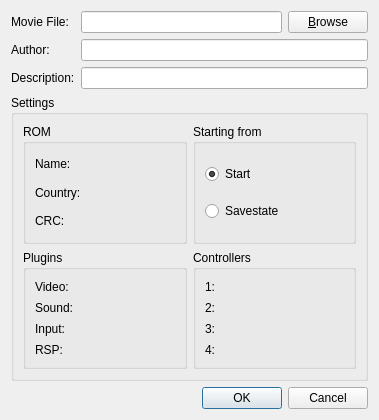
<ui version="4.0" >
 <class>RecordingDialog</class>
 <widget class="QDialog" name="RecordingDialog" >
  <property name="geometry" >
   <rect>
    <x>0</x>
    <y>0</y>
    <width>379</width>
    <height>420</height>
   </rect>
  </property>
  <property name="windowTitle" >
   <string>Dialog</string>
  </property>
  <layout class="QGridLayout" name="gridLayout_2" >
   <item row="0" column="0" >
    <layout class="QGridLayout" name="gridLayout" >
     <item row="0" column="1" >
      <widget class="QLineEdit" name="lineMovieFile" />
     </item>
     <item row="1" column="1" colspan="2" >
      <widget class="QLineEdit" name="lineAuthor" />
     </item>
     <item row="2" column="1" colspan="2" >
      <widget class="QLineEdit" name="lineDescription" />
     </item>
     <item row="3" column="0" colspan="3" >
      <widget class="QGroupBox" name="groupSettings" >
       <property name="title" >
        <string>Settings</string>
       </property>
       <layout class="QGridLayout" name="gridLayout_3" >
        <item row="0" column="0" >
         <widget class="QGroupBox" name="groupRom" >
          <property name="title" >
           <string>ROM</string>
          </property>
          <layout class="QGridLayout" name="gridLayout_4" >
           <item row="1" column="1" >
            <widget class="QLabel" name="labelCountry" >
             <property name="text" >
              <string>&lt;Country></string>
             </property>
            </widget>
           </item>
           <item row="0" column="0" >
            <widget class="QLabel" name="label_3" >
             <property name="text" >
              <string>Name:</string>
             </property>
            </widget>
           </item>
           <item row="0" column="1" >
            <widget class="QLabel" name="labelName" >
             <property name="text" >
              <string>&lt;Name></string>
             </property>
            </widget>
           </item>
           <item row="1" column="0" >
            <widget class="QLabel" name="label" >
             <property name="text" >
              <string>Country:</string>
             </property>
            </widget>
           </item>
           <item row="2" column="0" >
            <widget class="QLabel" name="label_2" >
             <property name="text" >
              <string>CRC:</string>
             </property>
            </widget>
           </item>
           <item row="2" column="1" >
            <widget class="QLabel" name="labelCRC" >
             <property name="text" >
              <string>&lt;CRC1 - CRC2></string>
             </property>
            </widget>
           </item>
          </layout>
         </widget>
        </item>
        <item row="0" column="1" >
         <widget class="QGroupBox" name="groupStartinFrom" >
          <property name="title" >
           <string>Starting from</string>
          </property>
          <layout class="QVBoxLayout" name="verticalLayout" >
           <item>
            <widget class="QRadioButton" name="radioFromStart" >
             <property name="text" >
              <string>Start</string>
             </property>
             <property name="checked" >
              <bool>true</bool>
             </property>
            </widget>
           </item>
           <item>
            <widget class="QRadioButton" name="radioFromSavestate" >
             <property name="text" >
              <string>Savestate</string>
             </property>
            </widget>
           </item>
          </layout>
         </widget>
        </item>
        <item row="1" column="0" >
         <widget class="QGroupBox" name="groupPlugins" >
          <property name="title" >
           <string>Plugins</string>
          </property>
          <layout class="QGridLayout" name="gridLayout_5" >
           <item row="2" column="0" >
            <widget class="QLabel" name="label_4" >
             <property name="text" >
              <string>Video:</string>
             </property>
            </widget>
           </item>
           <item row="2" column="1" >
            <widget class="QLabel" name="labelVideo" >
             <property name="text" >
              <string>&lt;Video></string>
             </property>
            </widget>
           </item>
           <item row="3" column="0" >
            <widget class="QLabel" name="label_5" >
             <property name="text" >
              <string>Sound:</string>
             </property>
            </widget>
           </item>
           <item row="3" column="1" >
            <widget class="QLabel" name="labelSound" >
             <property name="text" >
              <string>&lt;Sound></string>
             </property>
            </widget>
           </item>
           <item row="4" column="0" >
            <widget class="QLabel" name="label_8" >
             <property name="text" >
              <string>Input:</string>
             </property>
            </widget>
           </item>
           <item row="4" column="1" >
            <widget class="QLabel" name="labelInput" >
             <property name="text" >
              <string>&lt;Input></string>
             </property>
            </widget>
           </item>
           <item row="5" column="0" >
            <widget class="QLabel" name="label_10" >
             <property name="text" >
              <string>RSP:</string>
             </property>
            </widget>
           </item>
           <item row="5" column="1" >
            <widget class="QLabel" name="labelRsp" >
             <property name="text" >
              <string>&lt;RSP></string>
             </property>
            </widget>
           </item>
          </layout>
         </widget>
        </item>
        <item row="1" column="1" >
         <widget class="QGroupBox" name="groupControllers" >
          <property name="title" >
           <string>Controllers</string>
          </property>
          <layout class="QGridLayout" name="gridLayout_6" >
           <item row="0" column="0" >
            <widget class="QLabel" name="label_6" >
             <property name="text" >
              <string>1:</string>
             </property>
            </widget>
           </item>
           <item row="0" column="1" >
            <widget class="QLabel" name="labelController1" >
             <property name="text" >
              <string>&lt;Status></string>
             </property>
            </widget>
           </item>
           <item row="1" column="0" >
            <widget class="QLabel" name="label_9" >
             <property name="text" >
              <string>2:</string>
             </property>
            </widget>
           </item>
           <item row="1" column="1" >
            <widget class="QLabel" name="labelController2" >
             <property name="text" >
              <string>&lt;Status></string>
             </property>
            </widget>
           </item>
           <item row="2" column="0" >
            <widget class="QLabel" name="label_12" >
             <property name="text" >
              <string>3:</string>
             </property>
            </widget>
           </item>
           <item row="2" column="1" >
            <widget class="QLabel" name="labelController3" >
             <property name="text" >
              <string>&lt;Status></string>
             </property>
            </widget>
           </item>
           <item row="3" column="0" >
            <widget class="QLabel" name="label_14" >
             <property name="text" >
              <string>4:</string>
             </property>
            </widget>
           </item>
           <item row="3" column="1" >
            <widget class="QLabel" name="labelController4" >
             <property name="text" >
              <string>&lt;Status></string>
             </property>
            </widget>
           </item>
          </layout>
         </widget>
        </item>
       </layout>
      </widget>
     </item>
     <item row="0" column="0" >
      <widget class="QLabel" name="labelMovieFile" >
       <property name="text" >
        <string>Movie File:</string>
       </property>
      </widget>
     </item>
     <item row="1" column="0" >
      <widget class="QLabel" name="labelAuthor" >
       <property name="text" >
        <string>Author:</string>
       </property>
      </widget>
     </item>
     <item row="2" column="0" >
      <widget class="QLabel" name="labelDescription" >
       <property name="text" >
        <string>Description:</string>
       </property>
      </widget>
     </item>
     <item row="0" column="2" >
      <widget class="QPushButton" name="pushBrowse" >
       <property name="text" >
        <string>&amp;Browse</string>
       </property>
      </widget>
     </item>
    </layout>
   </item>
   <item row="1" column="0" >
    <widget class="QDialogButtonBox" name="buttonBox" >
     <property name="orientation" >
      <enum>Qt::Horizontal</enum>
     </property>
     <property name="standardButtons" >
      <set>QDialogButtonBox::Cancel|QDialogButtonBox::Ok</set>
     </property>
    </widget>
   </item>
  </layout>
 </widget>
 <resources/>
 <connections>
  <connection>
   <sender>buttonBox</sender>
   <signal>accepted()</signal>
   <receiver>RecordingDialog</receiver>
   <slot>accept()</slot>
   <hints>
    <hint type="sourcelabel" >
     <x>248</x>
     <y>254</y>
    </hint>
    <hint type="destinationlabel" >
     <x>157</x>
     <y>274</y>
    </hint>
   </hints>
  </connection>
  <connection>
   <sender>buttonBox</sender>
   <signal>rejected()</signal>
   <receiver>RecordingDialog</receiver>
   <slot>reject()</slot>
   <hints>
    <hint type="sourcelabel" >
     <x>316</x>
     <y>260</y>
    </hint>
    <hint type="destinationlabel" >
     <x>286</x>
     <y>274</y>
    </hint>
   </hints>
  </connection>
 </connections>
</ui>
